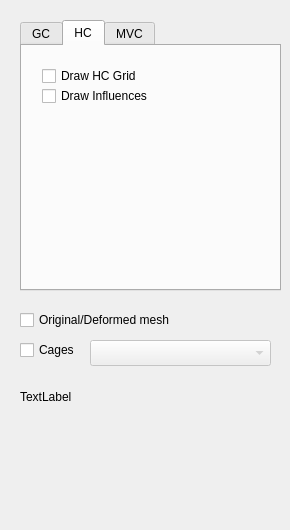
          <widget class="QWidget" name="tab_5">
           <attribute name="title">
            <string>Cages</string>
           </attribute>
           <widget class="QTabWidget" name="coordTab">
            <property name="geometry">
             <rect>
              <x>20</x>
              <y>20</y>
              <width>261</width>
              <height>271</height>
             </rect>
            </property>
            <property name="currentIndex">
             <number>1</number>
            </property>
            <widget class="QWidget" name="tab">
             <attribute name="title">
              <string>GC</string>
             </attribute>
            </widget>
            <widget class="QWidget" name="tab_2">
             <attribute name="title">
              <string>HC</string>
             </attribute>
             <widget class="QCheckBox" name="HCGridDraw">
              <property name="enabled">
               <bool>true</bool>
              </property>
              <property name="geometry">
               <rect>
                <x>20</x>
                <y>20</y>
                <width>151</width>
                <height>20</height>
               </rect>
              </property>
              <property name="text">
               <string>Draw HC Grid</string>
              </property>
              <property name="checked">
               <bool>false</bool>
              </property>
             </widget>
             <widget class="QCheckBox" name="drawInfluences_check">
              <property name="geometry">
               <rect>
                <x>20</x>
                <y>40</y>
                <width>151</width>
                <height>20</height>
               </rect>
              </property>
              <property name="text">
               <string>Draw Influences</string>
              </property>
             </widget>
            </widget>
            <widget class="QWidget" name="tab_3">
             <attribute name="title">
              <string>MVC</string>
             </attribute>
            </widget>
           </widget>
           <widget class="QCheckBox" name="deformedMeshCheck">
            <property name="enabled">
             <bool>true</bool>
            </property>
            <property name="geometry">
             <rect>
              <x>20</x>
              <y>310</y>
              <width>251</width>
              <height>20</height>
             </rect>
            </property>
            <property name="text">
             <string>Original/Deformed mesh</string>
            </property>
            <property name="checked">
             <bool>false</bool>
            </property>
           </widget>
           <widget class="QCheckBox" name="enableStillCage">
            <property name="enabled">
             <bool>true</bool>
            </property>
            <property name="geometry">
             <rect>
              <x>20</x>
              <y>340</y>
              <width>61</width>
              <height>20</height>
             </rect>
            </property>
            <property name="text">
             <string>Cages</string>
            </property>
            <property name="checked">
             <bool>false</bool>
            </property>
           </widget>
           <widget class="QLabel" name="infoData">
            <property name="geometry">
             <rect>
              <x>20</x>
              <y>390</y>
              <width>251</width>
              <height>131</height>
             </rect>
            </property>
            <property name="text">
             <string>TextLabel</string>
            </property>
            <property name="alignment">
             <set>Qt::AlignLeading|Qt::AlignLeft|Qt::AlignTop</set>
            </property>
           </widget>
           <widget class="QComboBox" name="cagesComboBox">
            <property name="enabled">
             <bool>false</bool>
            </property>
            <property name="geometry">
             <rect>
              <x>90</x>
              <y>340</y>
              <width>181</width>
              <height>26</height>
             </rect>
            </property>
           </widget>
          </widget>
